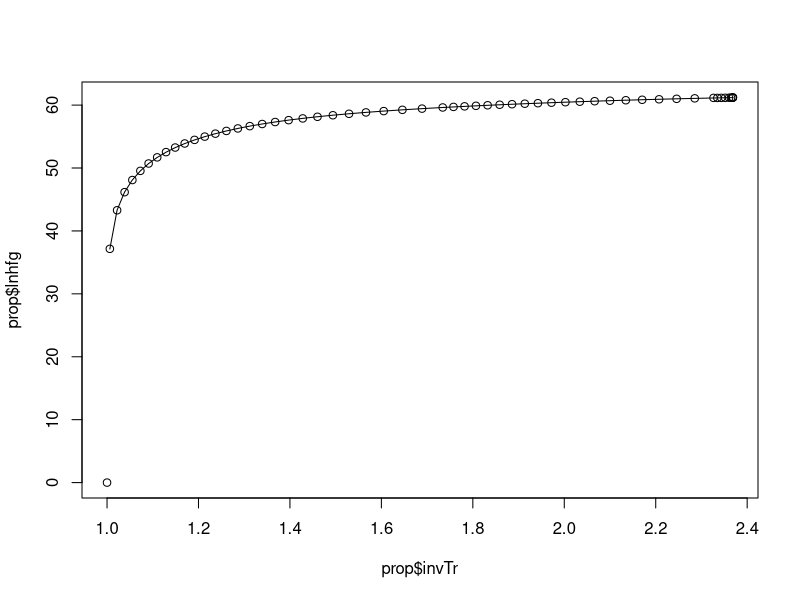

This figure's R source:
prop <- matrix(c(0.01,0.0006117,0.00,2500.9,2500.9,
0.05,0.00065,0.169444,2494.4,2494.5,
0.1,0.00068,0.380458,2494.3,2494.7,
0.5,0.0007,2.06803,2493.6,2495.7,
1,0.00072,4.17671,2492.8,2497.0,
2,0.00076,8.39166,2491.2,2499.5,
3,0.0008,12.6036,2489.4,2502.0,
4,0.00085,16.8128,2487.7,2504.5,
5,0.0008726,21.02,2489.1,2510.1,
10,0.001228,42.02,2477.2,2519.2,
15,0.001706,62.98,2465.3,2528.3,
20,0.002339,83.91,2453.5,2537.4,
25,0.003170,104.83,2441.7,2546.5,
30,0.004247,125.73,2429.8,2555.5,
35,0.005629,146.63,2417.9,2564.5,
40,0.007385,167.53,2406.0,2573.5,
45,0.009595,188.43,2394.0,2582.4,
50,0.01235,209.34,2382.0,2591.3,
55,0.01576,230.26,2369.8,2600.1,
60,0.01995,251.18,2357.6,2608.8,
65,0.02504,272.12,2345.4,2617.5,
70,0.03120,293.07,2333.0,2626.1,
75,0.03860,314.03,2320.6,2634.6,
80,0.04741,335.01,2308.0,2643.0,
85,0.05787,356.01,2295.3,2651.3,
90,0.07018,377.04,2282.5,2659.5,
95,0.08461,398.09,2269.5,2667.6,
100,0.1014,419.17,2256.4,2675.6,
110,0.1434,461.42,2229.7,2691.1,
120,0.1987,503.81,2202.1,2705.9,
130,0.2703,546.38,2173.7,2720.1,
140,0.3615,589.16,2144.2,2733.4,
150,0.4762,632.18,2113.7,2745.9,
160,0.6182,675.47,2081.9,2757.4,
170,0.7922,719.08,2048.8,2767.9,
180,1.0028,763.05,2014.2,2777.2,
190,1.2552,807.43,1977.9,2785.3,
200,1.5549,852.27,1939.7,2792.0,
210,1.9077,897.63,1899.7,2797.3,
220,2.3196,943.58,1857.3,2800.9,
230,2.7971,990.19,1812.7,2802.9,
240,3.3469,1037.60,1765.4,2803.0,
250,3.9762,1085.80,1715.1,2800.9,
260,4.6923,1135.00,1661.6,2796.6,
270,5.5030,1185.30,1604.4,2789.7,
280,6.4166,1236.90,1543.0,2779.9,
290,7.4418,1290.00,1476.7,2766.7,
300,8.5879,1345.00,1404.6,2749.6,
310,9.8651,1402.20,1325.7,2727.9,
320,11.284,1462.20,1238.4,2700.6,
330,12.858,1525.90,1140.1,2666.0,
340,14.601,1594.50,1027.3,2621.8,
350,16.529,1670.90,892.7,2563.6,
360,18.666,1761.70,719.8,2481.5,
370,21.044,1890.70,443.8,2334.5,
373.95,22.064,2084.30,1.01,2084.3
), nrow = 56, ncol =5, byrow = TRUE)
prop <- as.data.frame(prop)
names(prop) <- c("degC","MPa","hf","hfg","hg")


prop$invTr <- 647.096/(prop$degC + 273.15)
prop$lnhfg <- (log(prop$hfg))^2
prop$lninvTr <- (log(prop$invTr))^0.1
prop

plot(prop$invTr, prop$lnhfg)

#prop

rel <- lm(prop$lnhfg ~ prop$lninvTr + I(prop$invTr^2)+ I(prop$invTr^3) + I(prop$invTr^4))
summary(rel)
lines(prop$invTr[1:55], predict(rel))
